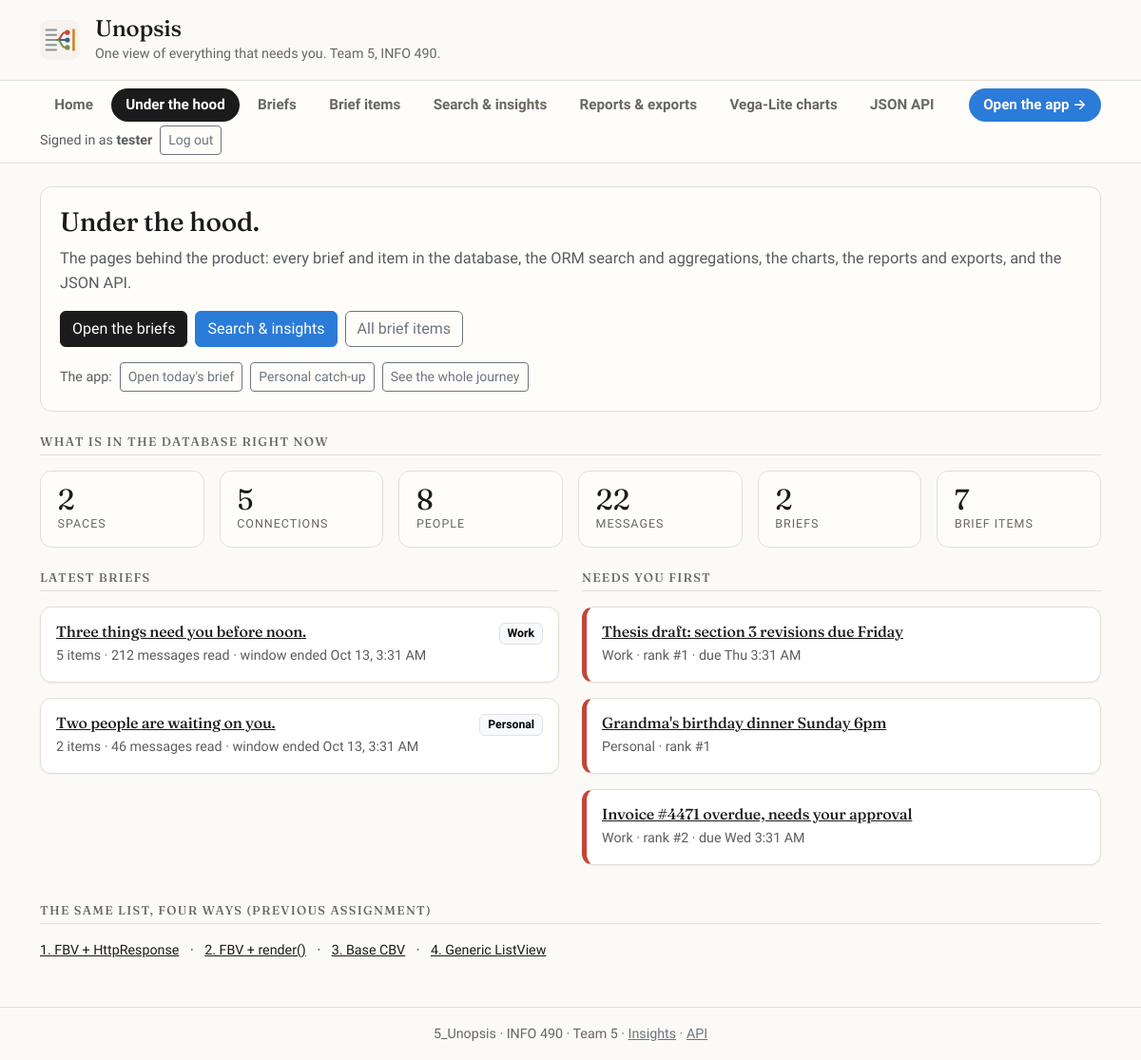
/under-the-hood/ (signed in), run on the app's committed database.
### unopsis/models.py (models this page shows, shortened)
class Brief(models.Model):
    class Trigger(models.TextChoices):
        SCHEDULED = "scheduled", "Scheduled"
        ON_DEMAND = "on_demand", "On demand"
    class Status(models.TextChoices):
        BUILDING = "building", "Building"
        READY = "ready", "Ready"
        FAILED = "failed", "Failed"
    space = models.ForeignKey(Space, on_delete=models.CASCADE, related_name="briefs")
    window_start = models.DateTimeField()
    window_end = models.DateTimeField()
    trigger = models.CharField(max_length=16, choices=Trigger.choices)
    status = models.CharField(max_length=16, choices=Status.choices, default=Status.BUILDING)
    headline = models.CharField(
        max_length=200, blank=True,
        help_text='The one line at the top, e.g. "Three things need you before noon."',
    )
    message_count = models.PositiveIntegerField(default=0)
    topic_count = models.PositiveIntegerField(default=0)
    read_seconds = models.PositiveIntegerField(default=0, help_text="Estimated time to read.")
    steps = models.JSONField(
        default=list, blank=True,
        help_text=(
            'Generation progress for the waiting screen, e.g. '
            '[{"label":"Reading 212 messages","status":"done","ms":3100}].'
        ),
    )
    model_version = models.CharField(max_length=80, blank=True)
    generated_at = models.DateTimeField(null=True, blank=True)
    class Meta:
        ordering = ["-window_end"]
        constraints = [
            models.UniqueConstraint(
                fields=["space", "window_start", "window_end"],
                condition=Q(trigger="scheduled"),
                name="uniq_scheduled_brief_per_window",
            )
        ]
    def get_absolute_url(self):
        return reverse("brief-detail", args=[self.pk])

class Space(models.Model):
    class Kind(models.TextChoices):
        WORK = "work", "Work"
        PERSONAL = "personal", "Personal"
    user = models.ForeignKey(
        settings.AUTH_USER_MODEL, on_delete=models.CASCADE, related_name="spaces"
    )
    kind = models.CharField(max_length=16, choices=Kind.choices)
    detail_level = models.IntegerField(
        default=3, help_text="1 = a single line per item, 5 = a full recap."
    )
    quiet_start = models.TimeField(null=True, blank=True)
    quiet_end = models.TimeField(null=True, blank=True)
    deliver_in_app = models.BooleanField(default=True)
    deliver_email = models.BooleanField(default=True)
    deliver_chat_dm = models.BooleanField(default=False)
    digest_times = models.JSONField(
        default=list, blank=True,
        help_text='When to build, e.g. ["08:00", "16:30"]. Weekday-only by convention.',
    )
    rules = models.JSONField(
        default=list, blank=True,
        help_text=(
            'Always/never surface instructions, e.g. '
            '[{"mode":"always","target":"person","value":"Prof. Ramirez"}].'
        ),
    )
    created_at = models.DateTimeField(auto_now_add=True)
    class Meta:
        ordering = ["user", "kind"]
        constraints = [
            models.UniqueConstraint(fields=["user", "kind"], name="uniq_space_per_user_kind")
        ]

class BriefItem(models.Model):
    class Lane(models.TextChoices):
        NEEDS_YOU = "needs_you", "Needs you"
        MOVING = "moving", "Moving without you"
        FYI = "fyi", "FYI"
    class State(models.TextChoices):
        OPEN = "open", "Open"
        HANDLED = "handled", "Handled"
        SNOOZED = "snoozed", "Snoozed"
        DISMISSED = "dismissed", "Dismissed"
    brief = models.ForeignKey(Brief, on_delete=models.CASCADE, related_name="items")
    title = models.CharField(max_length=200, help_text="The subject this item is about.")
    messages = models.ManyToManyField(
        Message, related_name="brief_items", blank=True,
        help_text="The receipts: every message this item's summary rests on.",
    )
    primary_message = models.ForeignKey(
        Message,
        on_delete=models.SET_NULL,
        null=True, blank=True, related_name="lead_for_items",
    )
    lane = models.CharField(max_length=16, choices=Lane.choices)
    rank = models.PositiveIntegerField()
    summary = models.TextField()
    why = models.TextField(blank=True, help_text="Why this surfaced -- shown on demand.")
    deadline_at = models.DateTimeField(null=True, blank=True)
    state = models.CharField(max_length=16, choices=State.choices, default=State.OPEN)
    handled_at = models.DateTimeField(null=True, blank=True)
    snoozed_until = models.DateTimeField(null=True, blank=True)
    actions = models.JSONField(
        default=list, blank=True,
        help_text=(
            'Offered actions, e.g. '
            '[{"kind":"reply","label":"Reply to Prof. Ramirez","primary":true}].'
        ),
    )
    draft_body = models.TextField(blank=True, help_text="A reply composed but not yet sent.")
    draft_sent_at = models.DateTimeField(null=True, blank=True)
    open_count = models.PositiveIntegerField(default=0)
    feedback = models.SmallIntegerField(
        default=0, help_text="-1 thumbs down, 0 none, +1 thumbs up."
    )
    class Meta:
        ordering = ["lane", "rank"]
        constraints = [
            models.UniqueConstraint(fields=["brief", "lane", "rank"], name="uniq_slot_per_brief"),
            models.UniqueConstraint(fields=["brief", "title"], name="uniq_title_per_brief"),
        ]
    def get_absolute_url(self):
        return reverse("item-detail", args=[self.pk])

### unopsis/views.py (the view)
# urls.py: 2. Add a URL to urlpatterns:  path('', views.home, name='home')
@login_required
def home(request):
    user = request.user
    briefs = (
        owned_briefs(user)
        .select_related("space", "space__user")
        .annotate(item_count=Count("items", distinct=True))
        .order_by("-window_end")
    )
    context = {
        "briefs": briefs[:4],
        "urgent_items": (
            owned_items(user)
            .filter(lane=BriefItem.Lane.NEEDS_YOU)
            .exclude(state=BriefItem.State.DISMISSED)
            .select_related("brief__space")
            .order_by("rank")[:3]
        ),
        "totals": [
            ("Spaces", owned_spaces(user).count()),
            ("Connections", owned_connections(user).count()),
            ("People", owned_people(user).count()),
            ("Messages", owned_messages(user).count()),
            ("Briefs", owned_briefs(user).count()),
            ("Brief items", owned_items(user).count()),
        ],
    }
    return render(request, "unopsis/home.html", context)

### templates/unopsis/home.html (shortened to what this page needs)
{% extends "base.html" %}
{% block content %}
  {% if landing %}
    {% include "unopsis/_landing.html" %}
  {% else %}
    {% include "unopsis/_dashboard.html" %}
  {% endif %}
{% endblock %}

### templates/base.html (shortened to what this page needs)
{% load static %}
<!DOCTYPE html>
<html lang="en">
<head>
  <link rel="stylesheet" href="https://cdn.jsdelivr.net/npm/bootstrap@5.3.2/dist/css/bootstrap.min.css">
  <link rel="stylesheet" href="{% static 'css/unopsis.css' %}">
</head>
<body class="{% block body_class %}{% endblock %}">
{% block body %}
  <header class="site-header py-3">
    <div class="container d-flex align-items-center gap-3">
      <img class="site-logo" src="{% static 'img/unopsis-logo.svg' %}"
           alt="Unopsis logo: many inbound message lines collapsing into three ranked items">
      <div>
        <h1 class="h4 mb-0 brand-mark">
          <a class="text-reset text-decoration-none" href="{% url 'home' %}">Unopsis</a>
        </h1>
        <p class="mb-0 small site-tagline">One view of everything that needs you. Team 5, INFO 490.</p>
      </div>
    </div>
  </header>
  <nav class="site-nav mb-4" aria-label="Main">
    <div class="container">
      {% with current=request.resolver_match.url_name %}
      <ul class="nav flex-wrap gap-1 py-2 align-items-center">
        <li class="nav-item">
          <a class="nav-link {% if current == 'home' or current == 'app-landing' %}active{% endif %}"
             href="{% url 'home' %}">Home</a>
        </li>
        {% if user.is_authenticated %}
        <li class="nav-item">
          <a class="nav-link {% if current == 'under-the-hood' %}active{% endif %}"
             href="{% url 'under-the-hood' %}">Under the hood</a>
        </li>
        <li class="nav-item">
          <a class="nav-link {% if current == 'brief-list' or current == 'brief-detail' %}active{% endif %}"
             href="{% url 'brief-list' %}">Briefs</a>
        </li>
        <li class="nav-item">
          <a class="nav-link {% if current == 'item-list-cbv-generic' or current == 'item-detail' %}active{% endif %}"
             href="{% url 'item-list-cbv-generic' %}">Brief items</a>
        </li>
        <li class="nav-item">
          <a class="nav-link {% if current == 'insights' %}active{% endif %}"
             href="{% url 'insights' %}">Search &amp; insights</a>
        </li>
        <li class="nav-item">
          <a class="nav-link {% if current == 'reports' or current|slice:':7' == 'export-' %}active{% endif %}"
             href="{% url 'reports' %}">Reports &amp; exports</a>
        </li>
        <li class="nav-item">
          <a class="nav-link {% if current|slice:':10' == 'vega-chart' %}active{% endif %}"
             href="{% url 'vega-chart-page' 'chart1' %}">Vega-Lite charts</a>
        </li>
        <li class="nav-item">
          <a class="nav-link {% if current|slice:':4' == 'api-' %}active{% endif %}"
             href="{% url 'api-items' %}">JSON API</a>
        </li>
        {% endif %}
        {% if user.is_authenticated %}
        <li class="nav-item ms-auto">
          <a class="nav-link nav-link--app" href="{% url 'app-work-brief' %}">Open the app &rarr;</a>
        </li>
        {% endif %}
        <li class="nav-item d-flex align-items-center gap-2{% if not user.is_authenticated %} ms-auto{% endif %}">
          {% if user.is_authenticated %}
            <span class="small text-muted">
              Signed in as <strong>{{ user.get_username }}</strong>
            </span>
            <form method="post" action="{% url 'logout' %}" class="m-0">
              <button class="btn btn-sm btn-outline-secondary" type="submit">Log out</button>
            </form>
          {% else %}
            <a class="nav-link {% if current == 'login' %}active{% endif %}"
               href="{% url 'login' %}">Log in</a>
            <a class="btn btn-sm btn-primary {% if current == 'signup' %}active{% endif %}"
               href="{% url 'signup' %}">Sign up</a>
          {% endif %}
        </li>
      </ul>
      {% endwith %}
    </div>
  </nav>
  <main class="container mb-5">
    {% block content %}{% endblock %}
  </main>
  <footer class="site-footer py-3">
    <div class="container small text-center">
      5_Unopsis &middot; INFO 490 &middot; Team 5
      {% if user.is_authenticated %}
        &middot;
        <a class="link-secondary" href="{% url 'insights' %}">Insights</a> &middot;
        <a class="link-secondary" href="{% url 'api-items' %}">API</a>
      {% else %}
        &middot;
        <a class="link-secondary" href="{% url 'api-items-by-lane' %}">Public API</a>
      {% endif %}
    </div>
  </footer>
{% endblock %}
</body>
</html>

### templates/unopsis/_dashboard.html (shortened to what this page needs)
<div class="panel mb-4">
  <h2 class="h3 mb-2">Under the hood.</h2>
  <p class="text-muted mb-3">
    The pages behind the product: every brief and item in the database, the ORM search and
    aggregations, the charts, the reports and exports, and the JSON API.
  </p>
  <div class="d-flex flex-wrap gap-2">
    <a class="btn btn-primary" href="{% url 'brief-list' %}">Open the briefs</a>
    <a class="btn btn-accent" href="{% url 'insights' %}">Search &amp; insights</a>
    <a class="btn btn-outline-secondary" href="{% url 'item-list-cbv-generic' %}">All brief items</a>
  </div>
  {% if user.is_authenticated %}
  <div class="d-flex flex-wrap align-items-center gap-2 mt-3">
    <small class="text-muted">The app:</small>
    <a class="btn btn-sm btn-outline-secondary" href="{% url 'app-work-brief' %}">Open today's brief</a>
    <a class="btn btn-sm btn-outline-secondary" href="{% url 'app-personal-catchup' %}">Personal catch-up</a>
    <a class="btn btn-sm btn-outline-secondary" href="{% url 'app-journey' %}">See the whole journey</a>
  </div>
  {% endif %}
</div>
<h3 class="section-title">What is in the database right now</h3>
<div class="row g-3 mb-4">
  {% for label, number in totals %}
    <div class="col-6 col-md-4 col-lg-2">
      <div class="stat-tile">
        <div class="stat-number">{{ number }}</div>
        <div class="stat-label">{{ label }}</div>
      </div>
    </div>
  {% empty %}
    <p class="text-muted">No totals to show.</p>
  {% endfor %}
</div>
<div class="row g-4">
  <div class="col-lg-6">
    <h3 class="section-title">Latest briefs</h3>
    {% for brief in briefs %}
      <div class="card mb-3">
        <div class="card-body">
          <div class="d-flex justify-content-between align-items-start gap-2">
            <h4 class="h6 mb-1">
              <a href="{{ brief.get_absolute_url }}">{{ brief.headline|default:"Untitled brief" }}</a>
            </h4>
            <span class="badge text-bg-light border">{{ brief.space.get_kind_display }}</span>
          </div>
          <p class="small text-muted mb-0">
            {{ brief.item_count }} item{{ brief.item_count|pluralize }} &middot;
            {{ brief.message_count }} messages read &middot;
            window ended {{ brief.window_end|date:"M j, g:i A" }}
          </p>
        </div>
      </div>
    {% empty %}
      <div class="card"><div class="card-body text-muted">
        No briefs yet. Run <code>python manage.py seed_demo</code> to load the demo data.
      </div></div>
    {% endfor %}
  </div>
  <div class="col-lg-6">
    <h3 class="section-title">Needs you first</h3>
    {% for item in urgent_items %}
      <div class="card item-card lane-{{ item.lane }} mb-3">
        <div class="card-body">
          <h4 class="h6 mb-1">
            <a href="{{ item.get_absolute_url }}">{{ item.title }}</a>
          </h4>
          <p class="small text-muted mb-0">
            {{ item.brief.space.get_kind_display }} &middot; rank #{{ item.rank }}
            {% if item.deadline_at %}&middot; due {{ item.deadline_at|date:"D g:i A" }}{% endif %}
          </p>
        </div>
      </div>
    {% empty %}
      <div class="card"><div class="card-body text-muted">
        Nothing is waiting on you. Either the briefs are clear or the demo data has not been
        loaded yet.
      </div></div>
    {% endfor %}
  </div>
</div>
<h3 class="section-title mt-4">The same list, four ways (previous assignment)</h3>
<ul class="list-inline small">
  <li class="list-inline-item"><a href="{% url 'item-list-manual' %}">1. FBV + HttpResponse</a></li>
  <li class="list-inline-item">&middot;</li>
  <li class="list-inline-item"><a href="{% url 'item-list-render' %}">2. FBV + render()</a></li>
  <li class="list-inline-item">&middot;</li>
  <li class="list-inline-item"><a href="{% url 'item-list-cbv-base' %}">3. Base CBV</a></li>
  <li class="list-inline-item">&middot;</li>
  <li class="list-inline-item"><a href="{% url 'item-list-cbv-generic' %}">4. Generic ListView</a></li>
</ul>

### data on the page
Brief: headline "Three things need you before noon.", space.kind "Work", item_count "5", message_count "212", window_end "Oct 13, 3:31 AM"
Brief: headline "Two people are waiting on you.", space.kind "Personal", item_count "2", message_count "46", window_end "Oct 13, 3:31 AM"
BriefItem: title "Thesis draft: section 3 revisions due Friday", brief.space.kind "Work", rank "1", deadline_at "Thu 3:31 AM"
BriefItem: title "Grandma's birthday dinner Sunday 6pm", brief.space.kind "Personal", rank "1"
BriefItem: title "Invoice #4471 overdue, needs your approval", brief.space.kind "Work", rank "2", deadline_at "Wed 3:31 AM"

### other printed values
{{ user.get_username }} "tester"
{{ number }} "2" "5" "8" "22" "2" "7"
{{ label }} "SPACES" "CONNECTIONS" "PEOPLE" "MESSAGES" "BRIEFS" "BRIEF ITEMS"
